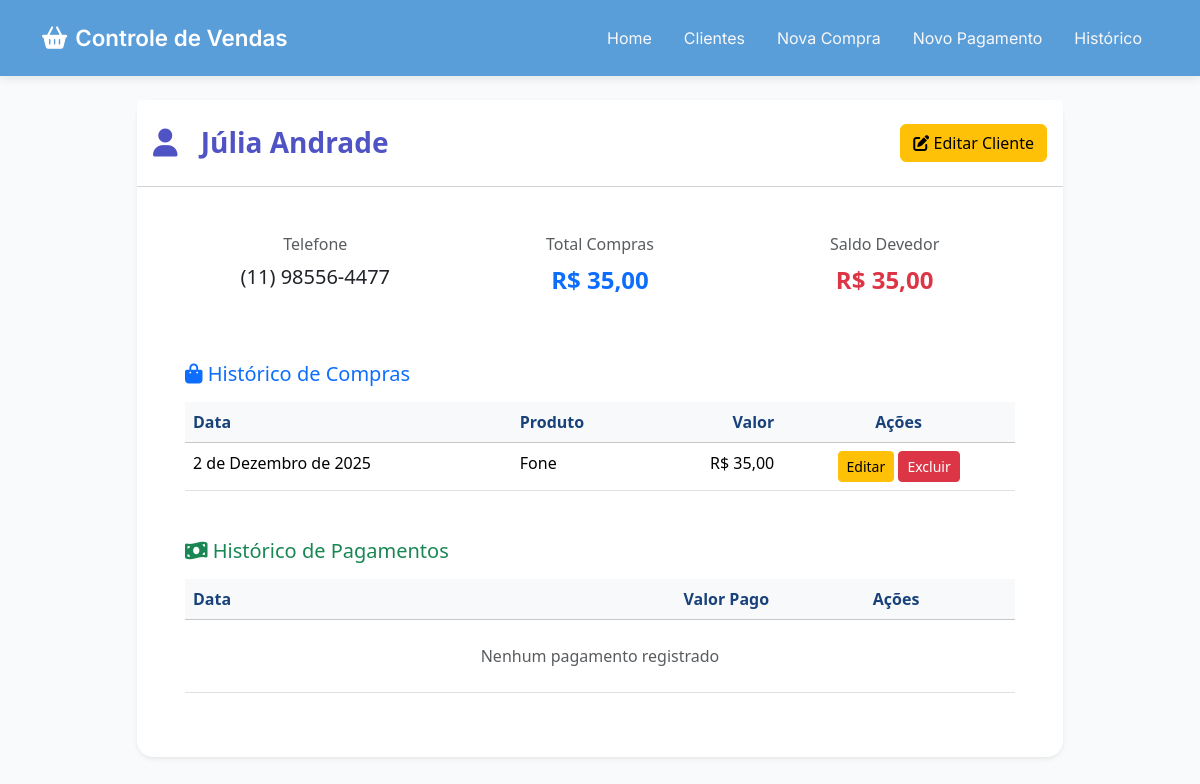
Page /clientes/20/ on the committed database.
### vendas/models.py (models this page shows, shortened)
class Cliente(models.Model):
    nome = models.CharField(max_length=200, verbose_name="Nome Completo")
    telefone = models.CharField(max_length=20, verbose_name="Telefone")
    class Meta:
        ordering = ['nome']

class Compra(models.Model):
    cliente = models.ForeignKey(Cliente, on_delete=models.CASCADE, related_name='compras')
    descricao_produto = models.CharField(max_length=300)
    valor = models.DecimalField(max_digits=10, decimal_places=2)
    data = models.DateField()
    class Meta:
        ordering = ['-data']

### vendas/views.py (the view)
# urls.py: path('clientes/<int:pk>/', views.detalhes_cliente, name='detalhes_cliente'),
def detalhes_cliente(request, pk):
    cliente = get_object_or_404(Cliente, pk=pk)
    total_compras = cliente.compras.aggregate(total=Sum('valor'))['total'] or 0
    total_pagamentos = cliente.pagamentos.aggregate(total=Sum('valor'))['total'] or 0
    saldo_devedor = total_compras - total_pagamentos
    context = {
        'cliente': cliente,
        'total_compras': total_compras,
        'total_pagamentos': total_pagamentos,
        'saldo_devedor': saldo_devedor,
        'compras': cliente.compras.all().order_by('-data'),
        'pagamentos': cliente.pagamentos.all().order_by('-data'),
    }
    return render(request, 'vendas/detalhes_cliente.html', context)

### vendas/templatetags/extras.py (called while the page is built)
@register.filter(name='br_currency')
def br_currency(value):
    if value is None:
        return "0,00"
    try:
        valor = Decimal(str(value))
        return f"{valor:,.2f}".replace(',', 'X').replace('.', ',').replace('X', '.')
    except:
        return "0,00"

### vendas/templates/vendas/detalhes_cliente.html
{% extends 'vendas/base.html' %}
{% load extras %}
{% block content %}
<div class="row justify-content-center">
    <div class="col-lg-10">
        <div class="card border-0 shadow-sm">
            <div class="card-header bg-white py-4">
                <div class="d-flex justify-content-between align-items-center">
                    <h3 class="fw-semibold mb-0" style="color: #5053c4;">
                        <i class="fas fa-user me-3 " style="color: #5053c4;"></i> {{ cliente.nome }}
                    </h3>
                    <a href="{% url 'editar_cliente' cliente.id %}" class="btn btn-warning">
                        <i class="fas fa-edit"></i> Editar Cliente
                    </a>
                </div>
            </div>
            <div class="card-body p-5">
                <div class="row mb-5">
                    <div class="col-md-4">
                        <div class="text-center">
                            <h6 class="text-muted">Telefone</h6>
                            <p class="fs-5">{{ cliente.telefone|default:"Não informado" }}</p>
                        </div>
                    </div>
                    <div class="col-md-4">
                        <div class="text-center">
                            <h6 class="text-muted">Total Compras</h6>
                            <p class="fs-4 fw-bold text-primary">R$ {{ total_compras|br_currency }}</p>
                        </div>
                    </div>
                    <div class="col-md-4">
                        <div class="text-center">
                            <h6 class="text-muted">Saldo Devedor</h6>
                            <p class="fs-4 fw-bold {% if saldo_devedor > 0 %}text-danger{% else %}text-success{% endif %}">
                                R$ {{ saldo_devedor|br_currency }}
                            </p>
                        </div>
                    </div>
                </div>
                <h5 class="mb-3 text-primary"><i class="fas fa-shopping-bag"></i> Histórico de Compras</h5>
                <table class="table table-hover">
                    <thead class="table-light">
                        <tr>
                            <th>Data</th>
                            <th>Produto</th>
                            <th class="text-end">Valor</th>
                            <th class="text-center">Ações</th>
                        </tr>
                    </thead>
                    <tbody>
                        {% for compra in compras %}
                        <tr>
                            <td>{{ compra.data }}</td>
                            <td>{{ compra.descricao_produto }}</td>
                            <td class="text-end">R$ {{ compra.valor|br_currency }}</td>
                            <td class="text-center">
                                <a href="{% url 'editar_compra' compra.id %}" class="btn btn-sm btn-warning">Editar</a>
                                <button onclick="confirmarExclusao('{% url 'excluir_compra' compra.id %}', 'Tem certeza que deseja excluir esta compra?')"
                                        class="btn btn-sm btn-danger">Excluir</button>
                            </td>
                        </tr>
                        {% empty %}
                        <tr><td colspan="4" class="text-center py-4 text-muted">Nenhuma compra registrada</td></tr>
                        {% endfor %}
                    </tbody>
                </table>
                <h5 class="mb-3 mt-5 text-success"><i class="fas fa-money-bill-wave"></i> Histórico de Pagamentos</h5>
                <table class="table table-hover">
                    <thead class="table-light">
                        <tr>
                            <th>Data</th>
                            <th class="text-end">Valor Pago</th>
                            <th class="text-center">Ações</th>
                        </tr>
                    </thead>
                    <tbody>
                        {% for pag in pagamentos %}
                        <tr>
                            <td>{{ pag.data }}</td>
                            <td class="text-end">R$ {{ pag.valor|br_currency }}</td>
                            <td class="text-center">
                                <a href="{% url 'editar_pagamento' pag.id %}" class="btn btn-sm btn-warning">Editar</a>
                                <button onclick="confirmarExclusao('{% url 'excluir_pagamento' pag.id %}', 'Tem certeza que deseja excluir este pagamento?')"
                                        class="btn btn-sm btn-danger">Excluir</button>
                            </td>
                        </tr>
                        {% empty %}
                        <tr><td colspan="3" class="text-center py-4 text-muted">Nenhum pagamento registrado</td></tr>
                        {% endfor %}
                    </tbody>
                </table>
            </div>
        </div>
    </div>
</div>
{% endblock %}

### vendas/templates/vendas/base.html (style rules this page uses)
:root { --primary: #599DD9; --primary-hover: #59AAD9; }
body { background-color: #f8fafc; font-family: 'Segoe UI', system-ui, sans-serif; }
.card { border: none; border-radius: 16px; box-shadow: 0 4px 20px rgba(0, 0, 0, 0.06); transition: transform 0.2s; }
.table th { font-weight: 600; color: #184279; }

### rows in the picture
Cliente: nome "Júlia Andrade", telefone "(11) 98556-4477"
Compra: data "2 de Dezembro de 2025", descricao_produto "Fone", valor|br_currency "35,00"

### other values in the picture
{{ total_compras|br_currency }} "35,00"
{{ saldo_devedor|br_currency }} "35,00"
